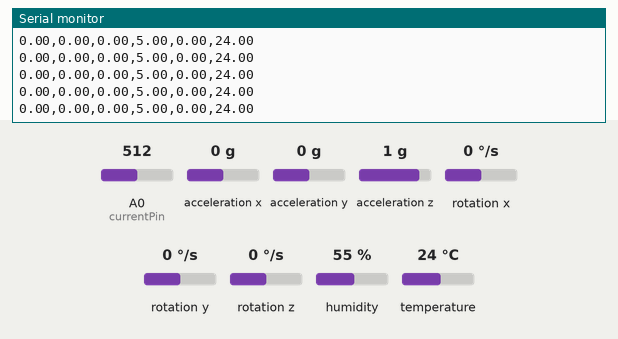
This sketch was run on a simulated Arduino Uno, built with avr-gcc and run on an emulated ATmega328P. Parts: the last lines printed to the serial monitor. The inputs (shaded band) are chosen by the test bench; at power-on: rotation x 0 °/s, temperature 24 °C, A0 (currentPin) = 512, rotation y 0 °/s, rotation z 0 °/s, acceleration x 0 g, acceleration y 0 g, acceleration z 1 g, humidity 55 %.

Above: at 1.2 s.
1.3 s: rotation x set to -192 °/s
At 1.63 s:
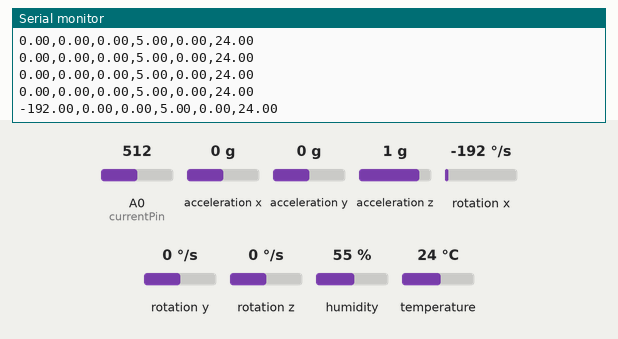
2.8 s: temperature set to 12 °C
At 3.04 s:
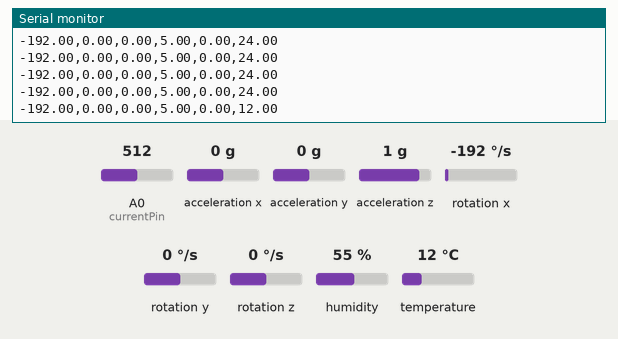
4.3 s: A0 (currentPin) set to 716
At 4.45 s:
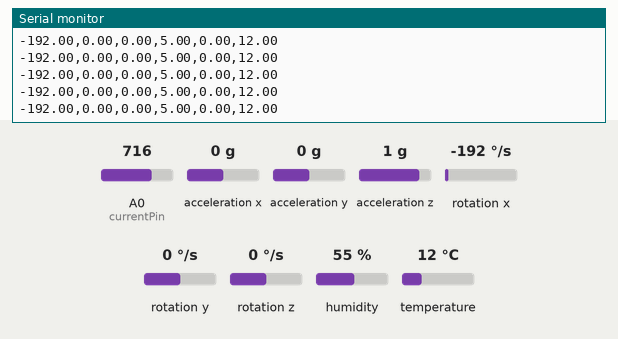
5.8 s: rotation y set to -192 °/s
At 5.86 s:
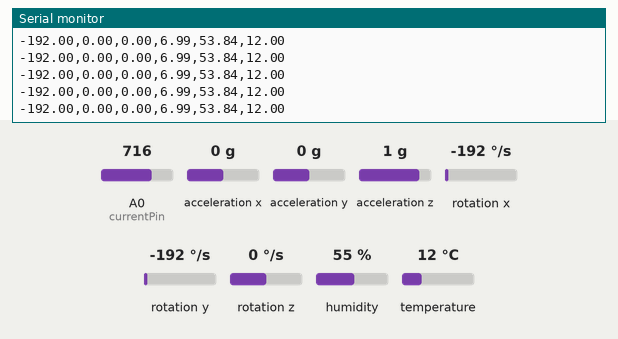
7.3 s: rotation z set to -192 °/s
At 7.56 s:
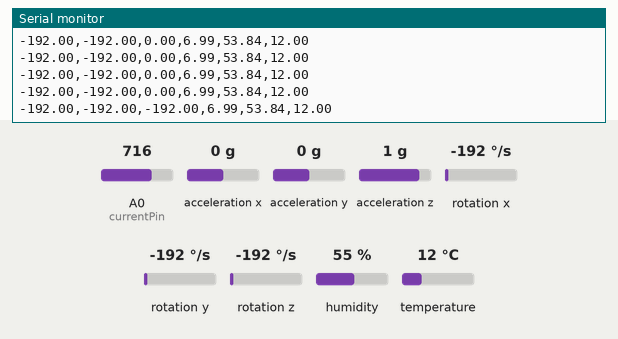
8.8 s: temperature set to 19 °C
At 8.97 s:
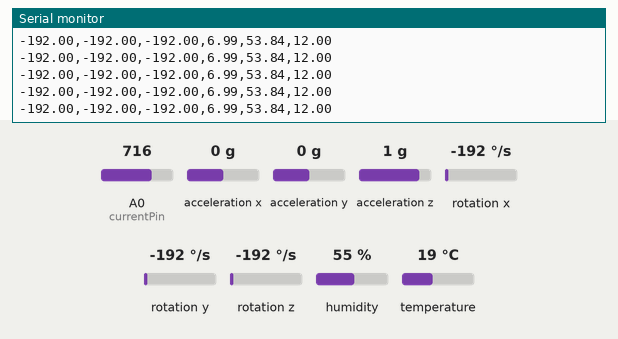
Timing chart, 0 to 11.3 s (numbered marks = the images above; inputs shaded):
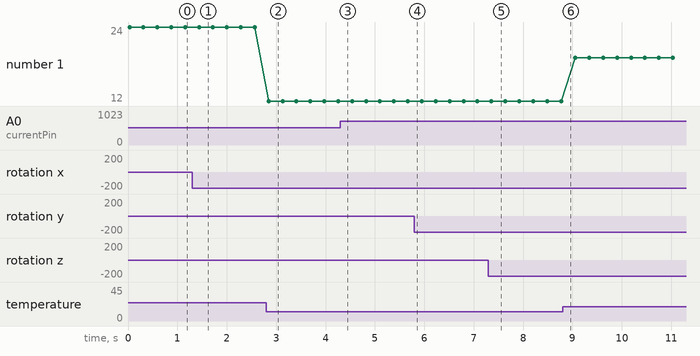

The sketch:

ALL_SENSORS_FINAL.ino
```cpp
#include <Wire.h>
#include <MPU6050.h>
#include <dht.h>
#include <SoftwareSerial.h>

SoftwareSerial espSerial(5, 7);

String str;
dht DHT;

#define DHT11_PIN 6
const int currentPin = A0;
int sensitivity = 185;
int adcValue= 0;
int offsetVoltage = 2500;
double adcVoltage = 0;
double currentValue = 0;
double volt = 0;

MPU6050 mpu;

void setup()
{
  Serial.begin(115200);
  espSerial.begin(115200);
  while(!mpu.begin(MPU6050_SCALE_2000DPS, MPU6050_RANGE_2G))
  {
    Serial.println("Could not find a valid MPU6050 sensor, check wiring!");
    delay(500);
  }

  // If you want, you can set gyroscope offsets
  // mpu.setGyroOffsetX(155);
  // mpu.setGyroOffsetY(15);
  // mpu.setGyroOffsetZ(15);

  // Calibrate gyroscope. The calibration must be at rest.
  // If you don't want calibrate, comment this line.
  mpu.calibrateGyro();

  // Set threshold sensivty. Default 3.
  // If you don't want use threshold, comment this line or set 0.
  // mpu.setThreshold(3);


}


void loop()
{
  Vector rawGyro = mpu.readRawGyro();
  Vector normGyro = mpu.readNormalizeGyro();
adcValue = analogRead(currentPin);
  adcVoltage = (adcValue / 1024.0) * 5000;
  volt = adcVoltage/500;
  currentValue = ((adcVoltage - offsetVoltage) / sensitivity);
  currentValue = abs(currentValue) * 10;
int chk = DHT.read11(DHT11_PIN);

 // Serial.print(" Xnorm = ");
 /* Serial.print(normGyro.XAxis);
 Serial.print(",");
  Serial.print(normGyro.YAxis);
 Serial.print(",");
  Serial.print(normGyro.ZAxis);
   Serial.print(",");
  //Serial.print(volt,5);


  //Serial.print(",");
  Serial.print(currentValue);

  Serial.print(",");
  Serial.println(DHT.temperature);*/
  str =String(normGyro.XAxis)+String(",")+String(normGyro.YAxis)+String(",")+String(normGyro.ZAxis)+String(",")+String(volt)+String(",")+String(currentValue)+String(",")+String(DHT.temperature);
espSerial.println(str);
Serial.println(str);
  delay(250);
}
```

Measured:
- after the input at 1.3 s, the serial monitor: prints a new line after 0.14 s (image 1)
- after the input at 2.8 s, the serial monitor: prints a new line after 0.05 s (image 2)
- after the input at 7.3 s, the serial monitor: prints a new line after 0.06 s (image 5)
- plotted number 1: 24 → 12 after the input at 2.8 s, 12 → 19 after the input at 8.8 s
